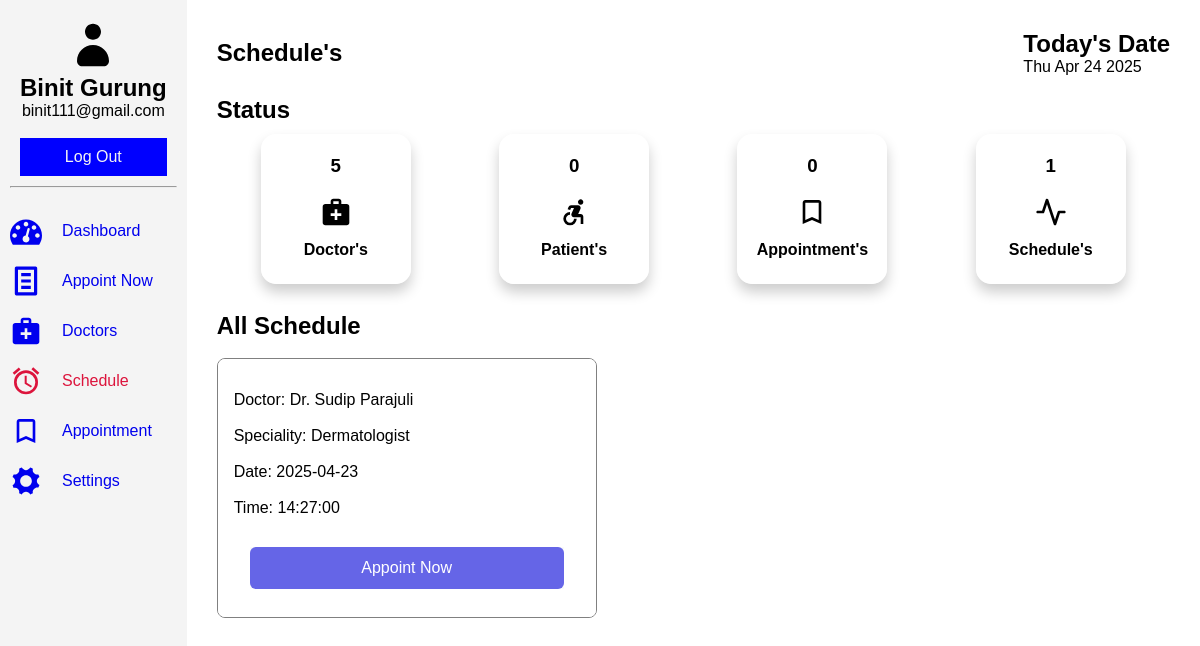
/patient/schedule.php (signed in), run on an earlier commit of the app's database.
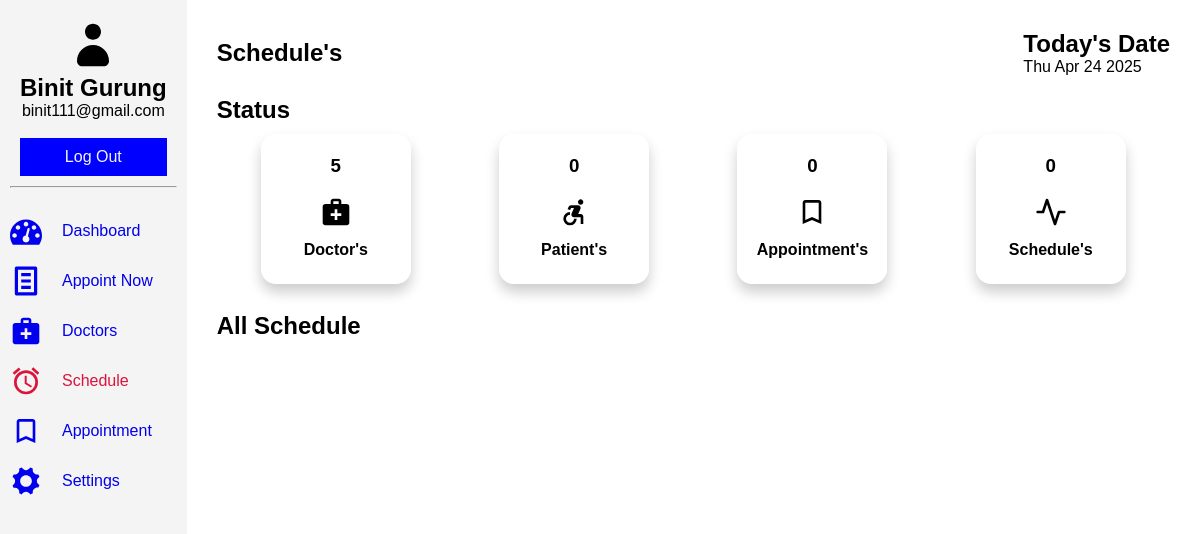
And on a later commit of the database.
### tables this page shows
CREATE TABLE `register` (
  `id` int(11) NOT NULL,
  `fullname` varchar(60) NOT NULL,
  `email` varchar(60) NOT NULL,
  `tel` varchar(15) NOT NULL,
  `password` varchar(60) NOT NULL
);

CREATE TABLE `schedule` (
  `id` int(11) NOT NULL,
  `sid` int(11) NOT NULL,
  `time` time NOT NULL,
  `did` int(11) NOT NULL,
  `date` date NOT NULL
);

CREATE TABLE `doctor` (
  `id` int(11) NOT NULL,
  `fname` varchar(60) NOT NULL,
  `latitude` double NOT NULL,
  `longitude` double NOT NULL,
  `email` varchar(60) NOT NULL,
  `password` varchar(60) NOT NULL,
  `phone` varchar(60) NOT NULL,
  `address` varchar(255) NOT NULL,
  `image_name` varchar(255) NOT NULL,
  `image_path` varchar(255) NOT NULL,
  `sid` int(11) DEFAULT NULL,
  `created_at` timestamp NULL DEFAULT current_timestamp()
);

CREATE TABLE `specialities` (
  `id` int(11) NOT NULL,
  `title` varchar(60) NOT NULL,
  `description` text NOT NULL,
  `image_name` varchar(60) NOT NULL,
  `image_path` varchar(255) NOT NULL,
  `created_at` timestamp NULL DEFAULT current_timestamp()
);

### patient/schedule.php (the view, shortened to what this page needs)
<?php
    include('../connection.php');
    $sql = "SELECT sp.title, sc.time, doc.fname, sc.date from schedule as sc INNER JOIN specialities as sp ON sc.sid = sp.id INNER JOIN doctor as doc ON sc.did = doc.id";
    $result = mysqli_query($conn, $sql);
    $useremail = $_SESSION["username_patient"];
    $usql = "SELECT fullname FROM register where email='$useremail';";
    $uresult = mysqli_query($conn, $usql);
    $urow = mysqli_fetch_assoc($uresult);
?>
<!DOCTYPE html>
<html lang="en">
<head>
    <link rel="stylesheet" href="../assets/dash1.css">
</head>
<body>
    <section class="dashboard">
        <div class="sidebar">
            <header>
                <svg class="icon icon-user"><use xlink:href="#icon-user"></use></svg>
                <h1><?php echo $urow['fullname']; ?></h1>
                <p><?php echo ''. $_SESSION['username_patient']. ''; ?></p><br>
                <a href="../logout.php">Log Out</a>
            </header>
            <hr>
            <div class="sidebar-items">
                <ul>
                    <li><a href="../patient/dash.php"><svg class="icon icon-dashboard"><use xlink:href="#icon-dashboard"></use></svg>Dashboard</a></li>
                    <li><a href="../patient/form.php"><svg class="icon icon-text-document"><use xlink:href="#icon-text-document"></use></svg>Appoint Now</a></li>
                    <li><a href="../patient/doctor.php"><svg class="icon icon-medical_services"><use xlink:href="#icon-medical_services"></use></svg>Doctors</a></li>
                    <li  class="active"><a href="../patient/schedule.php"><svg class="icon icon-access_alarms"><use xlink:href="#icon-access_alarms"></use></svg>Schedule</a></li>
                    <li><a href="../patient/appoint.php"><svg class="icon icon-bookmark_outline"><use xlink:href="#icon-bookmark_outline"></use></svg>Appointment</a></li>
                    <li><a href="../patient/config.php"><svg class="icon icon-cog"><use xlink:href="#icon-cog"></use></svg>Settings</a></li>
                </ul>
            </div>
        </div>
        <div class="main">
            <div class="head">
                <div class="head-bar">
                    <h2>Schedule's</h2>
                </div>
                <div class="date-container">
                    <h1>Today's Date</h1>
                    <p id="date"></p>
                </div>
            </div>
            <div class="status">
                <div class="status-bar">
                    <h2>Status</h2>
                </div>
                <div class="dash-collection">
                    <div class="doc">
                        <?php
                            $dsql = "SELECT * FROM doctor";
                            $dresult = mysqli_query($conn, $dsql);
                            if($drow = mysqli_num_rows($dresult)){
                                echo '<h3>'.$drow.'</h3>';
                            }else{
                                echo '<h3>0</h3>';
                            }
                        ?>
                        <svg class="icon icon-medical_services"><use xlink:href="#icon-medical_services"></use></svg><br>
                        <h4>Doctor's</h4><br>
                    </div>
                    <div class="doc">
                        <?php
                            $psql = "SELECT * FROM patient";
                            $presult = mysqli_query($conn, $psql);
                            if($prow = mysqli_num_rows($presult)){
                                echo '<h3>'.$prow.'</h3>';
                            }else{
                                echo '<h3>0</h3>';
                            }
                        ?>
                        <svg class="icon icon-accessible_forward"><use xlink:href="#icon-accessible_forward"></use></svg><br>
                        <h4>Patient's</h4><br>
                    </div>
                    <div class="doc">
                        <?php
                            $asql = "SELECT * FROM appointment";
                            $aresult = mysqli_query($conn, $asql);
                            if($arow = mysqli_num_rows($aresult)){
                                echo '<h3>'.$arow.'</h3>';
                            }else{
                                echo '<h3>0</h3>';
                            }
                        ?>
                        <svg class="icon icon-bookmark_outline"><use xlink:href="#icon-bookmark_outline"></use></svg><br>
                        <h4>Appointment's</h4><br>
                    </div>
                    <div class="doc">
                        <?php
                            $ssql = "SELECT * FROM schedule";
                            $sresult = mysqli_query($conn, $ssql);
                            if($srow = mysqli_num_rows($sresult)){
                                echo '<h3>'.$srow.'</h3>';
                            }else{
                                echo '<h3>0</h3>';
                            }
                        ?>
                        <svg class="icon icon-activity"><use xlink:href="#icon-activity"></use></svg><br>
                        <h4>Schedule's</h4><br>
                    </div>
                </div>
            </div><br>
            <div class="sessions">
                <div>
                <h2>All Schedule</h2><br>
                </div>
                <div class="cards">
                    <?php
                        while($row = mysqli_fetch_assoc($result)){
                    ?>
                    <div class="card">
                        <div class="title">
                        <div class="content">
                            <p>Doctor:
                                <?php echo $row['fname'];
                                ?></p><br>
                            <p>Speciality: <?php echo $row['title'];?></p><br>
                            <p>Date: <?php echo $row['date'] ?></p><br>
                            <p>Time: <?php echo $row['time'] ?></p><br>
                        </div>
                        <div class="actions">
                                <button class="book" type="submit"><a href="../patient/form.php">Appoint Now</a></button>
                        </div>
                    </div>
                </div>
                <?php
                }
            ?>
            </div>
        </div>
    </section>
</body>
</html>

### assets/dash1.css (style rules this page uses)
* { margin: 0; padding: 0; box-sizing: border-box; }
body { font-family: Arial, sans-serif; }
.dashboard { display: grid; grid-template-columns: auto 2fr; grid-template-rows: auto 1fr; grid-template-areas: "header header" "sidebar main"; height: 100vh; }
.dashboard a { text-decoration: none; display: flex; gap: 20px; text-align: center; align-items: center; justify-content: center; }
header { grid-area: header; color: #000000; padding: 10px; text-align: center; }
header a { padding: 8px; }
header p { display: flex; text-align: center; align-items: center; justify-content: center; }
.sidebar { grid-area: sidebar; background: #f4f4f4; padding: 10px; height: auto; position: relative; }
.sidebar header>a { border: 2px solid blue; color: #f4f4f4; background-color: blue; }
.sidebar-items ul { display: inline; margin: 20px; text-align: center; text-decoration: none; justify-content: space-between; }
.sidebar-items li { display: flex; text-align: center; align-items: center; list-style: none; justify-content: space-between; }
li.active a { color: crimson; }
.main { grid-area: main; margin: 10px; padding: 20px; }
.head { display: flex; width: 100%; text-align: center; align-items: center; justify-content: space-between; }
.head h1, p { display: block; text-align: start; align-items: center; }
.head-bar h2 { display: flex; text-align: center; align-items: center; }
.date-container { text-align: center; }
.banner>h2, h3 { padding: 10px; }
.status { display: block; margin-top: 20px; }
.status .status-bar h2 { font-size: 200; }
.dash-collection { display: flex; flex-wrap: wrap; text-align: center; justify-content: space-around; }
.dash-collection .doc { border: 1px solid rgb(255, 255, 255); border-radius: 15px; box-shadow: 0 8px 14px 0 rgba(0,0,0,0.2); height: 150px; width: 150px; margin: 10px; padding: 10px; }
.icon { display: inline-block; width: 70px; height: 50px; stroke-width: 0; stroke: currentColor; fill: currentColor; }
.icon-user { width: 2em; }
.icon-dashboard, .icon-medical_services, .icon-accessible_forward, .icon-access_alarms, .icon-bookmark_outline, .icon-activity, .icon-person_add_alt_1, .icon-add_alarm, .icon-text-document, .icon-cog, .icon-upload, .icon-user-plus, .icon-update, .icon-injection, .icon-checkmark { width: 2em; }
.date-group label, input, button { padding: 10px; border-radius: 5px; }
.cards { display: flex; flex-wrap: wrap; gap: 20px; text-align: center; }
.card { overflow: hidden; position: relative; background-color: #ffffff; text-align: left; border: 1px solid grey; border-radius: 0.5rem; width: 380px; }
.card>.title { padding: 1.25rem 1rem 1rem 1rem; background-color: #ffffff; text-align: center; }
.title>.content { margin-top: 0.75rem; text-align: start; }
.title>.actions { margin: 0.75rem 1rem; background-color: #F9FAFB; }
.actions>.book { display: inline-flex; padding: 0.5rem 1rem; background-color: #6565e7; color: #ffffff; font-size: 1rem; line-height: 1.5rem; font-weight: 500; justify-content: center; width: 100%; border-radius: 0.375rem; border-width: 1px; border-color: transparent; }
.actions>.book a { color: white; }

What changed in the data, as far as the page shows it:
removed schedule: did.fname "Dr. Sudip Parajuli", sid.title "Dermatologist", date "2025-04-23", time "14:27:00"
Also different on the page:
$srow: "1" → (not shown)
text now shown: "0"
